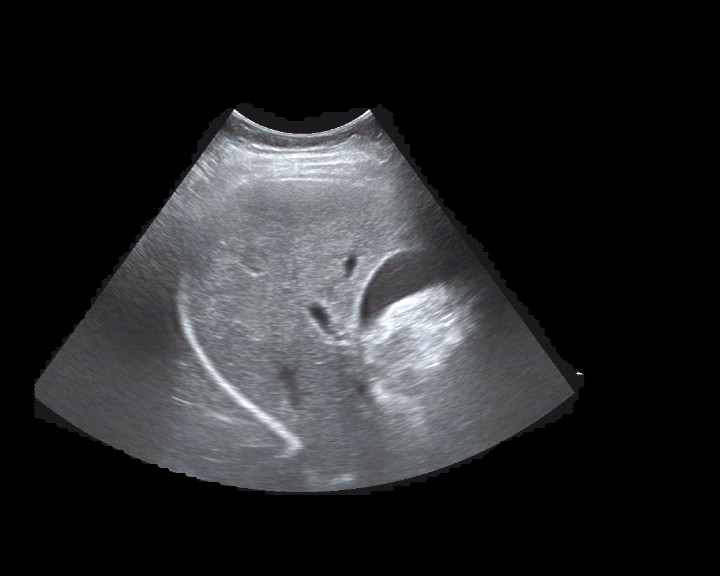
#> input picture Examples/example_images/example1.jpg, 720 x 576 px
$ python -i utils.py   (imports and definitions only)
#> lines starting #> are read from the running program, lines starting #| are printed output that depends on the picture; after the words box and inside, x2 and y2 are one past the last pixel; in counts of white or black regions, pixels touching at a corner belong together
#> further down, picture is the input picture: shape (576, 720, 3); mean B, G, R 38.9, 37.1, 36.4
import numpy as np
import cv2
import matplotlib.pyplot as plt
from typing import Literal, Dict, Any, Tuple, List, Optional

ProbeType = Literal["linear", "curvilinear", "phased", "unknown"]


# ============================================================
# 0. UTIL: GRAYSCALE + UINT8 + Nakagami
# ============================================================

# [39 lines left out: functions sample_param, _ensure_uint8, not called in this run]

def _rng(seed: Optional[int] = None) -> np.random.Generator:
    return np.random.default_rng(seed)

def _clip_uint8(arr: np.ndarray) -> np.ndarray:
    return np.clip(arr, 0, 255).astype(np.uint8)

def _to_gray_uint8(img: np.ndarray) -> np.ndarray:
    """
    Convert an input ultrasound image to uint8 grayscale.
    Supports:
        - HxW (grayscale)
        - HxWx3 (BGR or RGB; treated as BGR here for cv2)
        - 1xHxW or HxWx1 (squeezed)
    """
    if img.ndim == 2:
        gray = img.copy()
    elif img.ndim == 3:
        if img.shape[-1] == 1:
            gray = img[..., 0]
        elif img.shape[0] == 1 and img.shape[1] > 1:
            gray = img[0]
        else:
            # Assume BGR (cv2 style). If your images are RGB, swap channels before calling.
            gray = cv2.cvtColor(img, cv2.COLOR_BGR2GRAY)
    else:
        raise ValueError(f"Unsupported image shape for grayscale conversion: {img.shape}")

    # Ensure uint8
    if gray.dtype != np.uint8:
        grayf = gray.astype(np.float32)
        if grayf.max() <= 1.0:
            grayf *= 255.0
        grayf = np.clip(grayf, 0, 255)
        gray = grayf.astype(np.uint8)

    return gray

# [29 lines left out: functions estimate_from_intensity, sample_nakagami, not called in this run]


# ============================================================
# 1. CLEAN MASK EXTRACTION
# ============================================================

def _extract_clean_mask(
        img: np.ndarray,
        blur_ksize: int = 7,
        brightness_factor: float = 0.35,
        morph_ksize: int = 15,
        disconnect_threshold: float = 0.05,
        show_debug: bool = False
    ) -> np.ndarray:
    """
    Creates a clean bright mask:
      - grayscale
      - blur
      - brightness threshold (relative to mean brightness)
      - per-component closing
      - remove small components (< disconnect_threshold * largest area)
    Returns:
        clean_mask (uint8, in {0,1})
    """
    gray = _to_gray_uint8(img)
    h, w = gray.shape

    # Blur
    blur = cv2.GaussianBlur(gray, (blur_ksize, blur_ksize), 0)

    # Threshold relative to mean
    mean_intensity = float(np.mean(blur))
#> mean_intensity = 37.12
    thr = brightness_factor * mean_intensity
#> thr = 14.85
    init_mask = (blur > thr).astype(np.uint8)
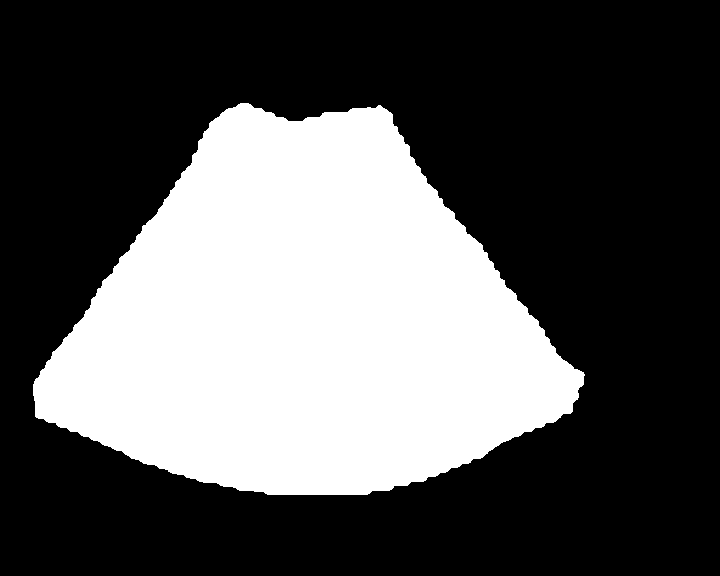
#> init_mask: shape (576, 720); values 0 (black) and 1 (white), 33.9% white; 1 white region, box (x1, y1, x2, y2) and area: (33, 103, 585, 495) 140504

    # Connected components BEFORE morphology
    num_labels, labels, stats, _ = cv2.connectedComponentsWithStats(init_mask, 8)
#> num_labels = 2; stats = [[0, 0, 720, 576, 274216], [33, 103, 552, 392, 140504]]

    kernel = np.ones((morph_ksize, morph_ksize), np.uint8)
    final_mask = np.zeros_like(init_mask)

    # Per-component closing (no merging of separate blobs)
    for comp_id in range(1, num_labels):
        component = (labels == comp_id).astype(np.uint8)

        closed = cv2.morphologyEx(component, cv2.MORPH_CLOSE, kernel)
        local_support = cv2.dilate(component, kernel)
        closed = np.logical_and(closed, (local_support > 0)).astype(np.uint8)

        final_mask[closed == 1] = 1
#> this loop made 1 pass
#> pass 1, in _extract_clean_mask, `local_support = cv2.dilate(component, kernel)`:
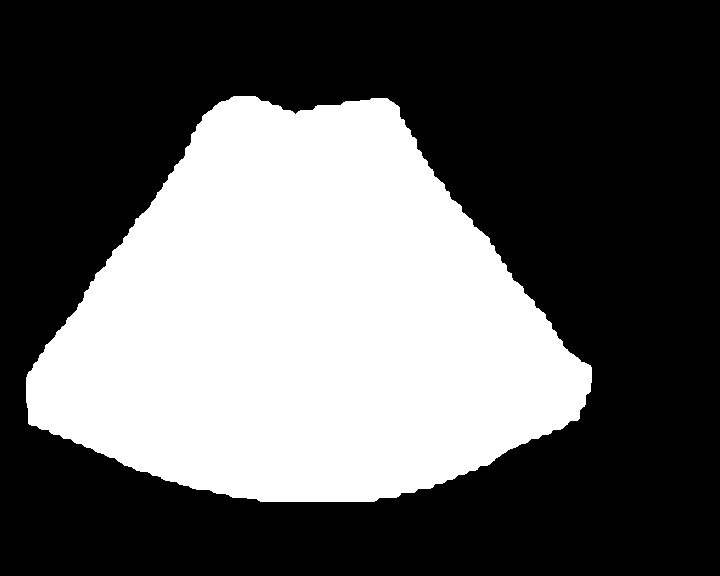
#> local_support: shape (576, 720); values 0 (black) and 1 (white), 37.2% white; 1 white region, box (x1, y1, x2, y2) and area: (26, 96, 592, 502) 154148

    # Recompute CC and keep big ones
    num_labels2, labels2, stats2, _ = cv2.connectedComponentsWithStats(final_mask, 8)
#> labels2: shape (576, 720) int32; values 0 (black) and 1 (white), 33.9% white; 1 white region, box (x1, y1, x2, y2) and area: (33, 103, 585, 495) 140512
#> num_labels2 = 2; stats2 = [[0, 0, 720, 576, 274208], [33, 103, 552, 392, 140512]]
#> (the rest of the program and of its run is left out)
